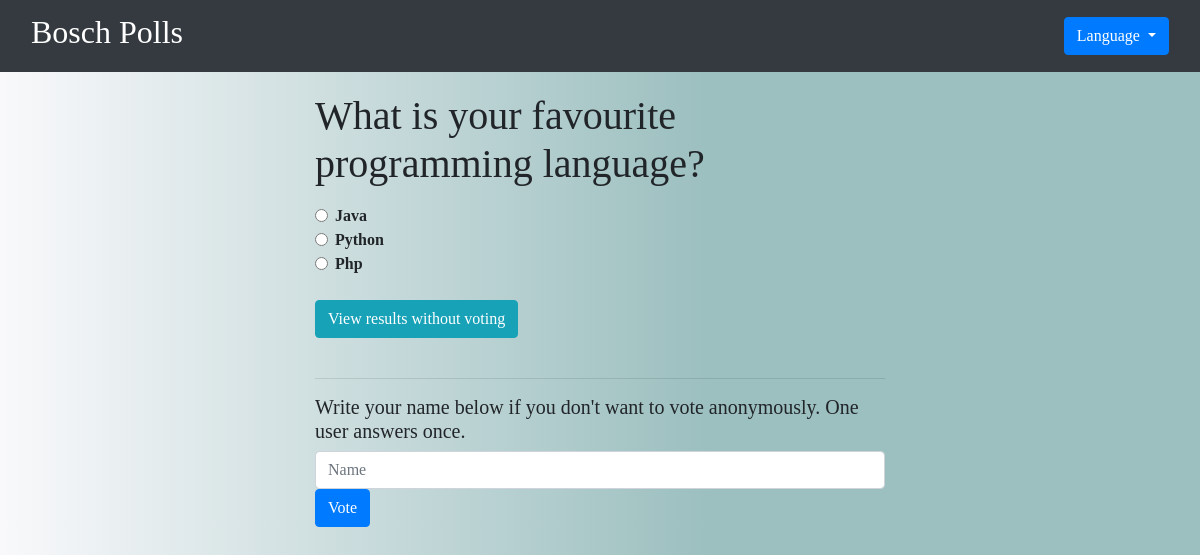
The page /en/4/vote/ on the database its author committed.
### polls/models.py (models this page shows, shortened)
class Question(models.Model):
    question_text = models.CharField(max_length=200)
    pub_date = models.DateTimeField('date published')

class Choice(models.Model):
    question = models.ForeignKey(Question, on_delete=models.CASCADE)
    choice_text = models.CharField(max_length=200)
    votes = models.IntegerField(default=0)

### polls/views.py (the view, shortened to what this page needs)
# urls.py: path('<int:pk>/vote/', views.vote, name='vote'),
def vote(request, pk):
    question = get_object_or_404(Question, pk=pk)
    try:
        selected_choice = question.choice_set.get(pk=request.POST['choice'])
        voter = request.POST['voter']
    except (KeyError, Choice.DoesNotExist):
        return render(request, 'polls/detail.html', {
            'question': question,
        })

### polls/templates/polls/detail.html (shortened to what this page needs)
{% extends 'polls/base.html'%}
{% load i18n %}
{% block content %}
<form action="{% url 'vote' question.id %}" method="post">
<fieldset>
    <legend>
        <h1>{{ question.question_text }}</h1></legend>
    {% for choice in question.choice_set.all %}
        <div class="form-check">
        <input class="form-check-input" type="radio" name="choice" id="choice{{ forloop.counter }}" value="{{ choice.id }}">
        <label  class="form-check-label" for="choice{{ forloop.counter }}">{{ choice.choice_text }}</label><br></div>
    {% endfor %}
<br>
<a href="{% url 'results' question.id %}" class="btn btn-info" role="button">{% translate "view_results" %}</a>
</fieldset>
<hr>
    <h5>{% translate "restriction" %}</h5>
    <input type="text" name="voter" class="form-control"  placeholder="Name">
<input class="btn btn-primary" type="submit" value="{% translate "vote" %}">
</form>
{% endblock%}

### polls/static/polls/style.css (style rules this page uses)
body { background: rgb(0,0,2); background: linear-gradient(90deg, rgba(0,0,2,1) 0%, rgba(249,249,251,1) 0%, rgba(156,191,191,1) 59%); font-family: FontAwesome; font-weight: bolder; }
* { padding: 0px; margin: 0px; box-sizing: border-box; }
.btn-primary { margin-top: 20px !important }
label,li,input { cursor: pointer; }
.btn { margin-top: 0px !important; }

### rows shown on the page
Question: question_text "What is your favourite programming language?"
Choice: choice_text "Java"
Choice: choice_text "Python"
Choice: choice_text "Php"
